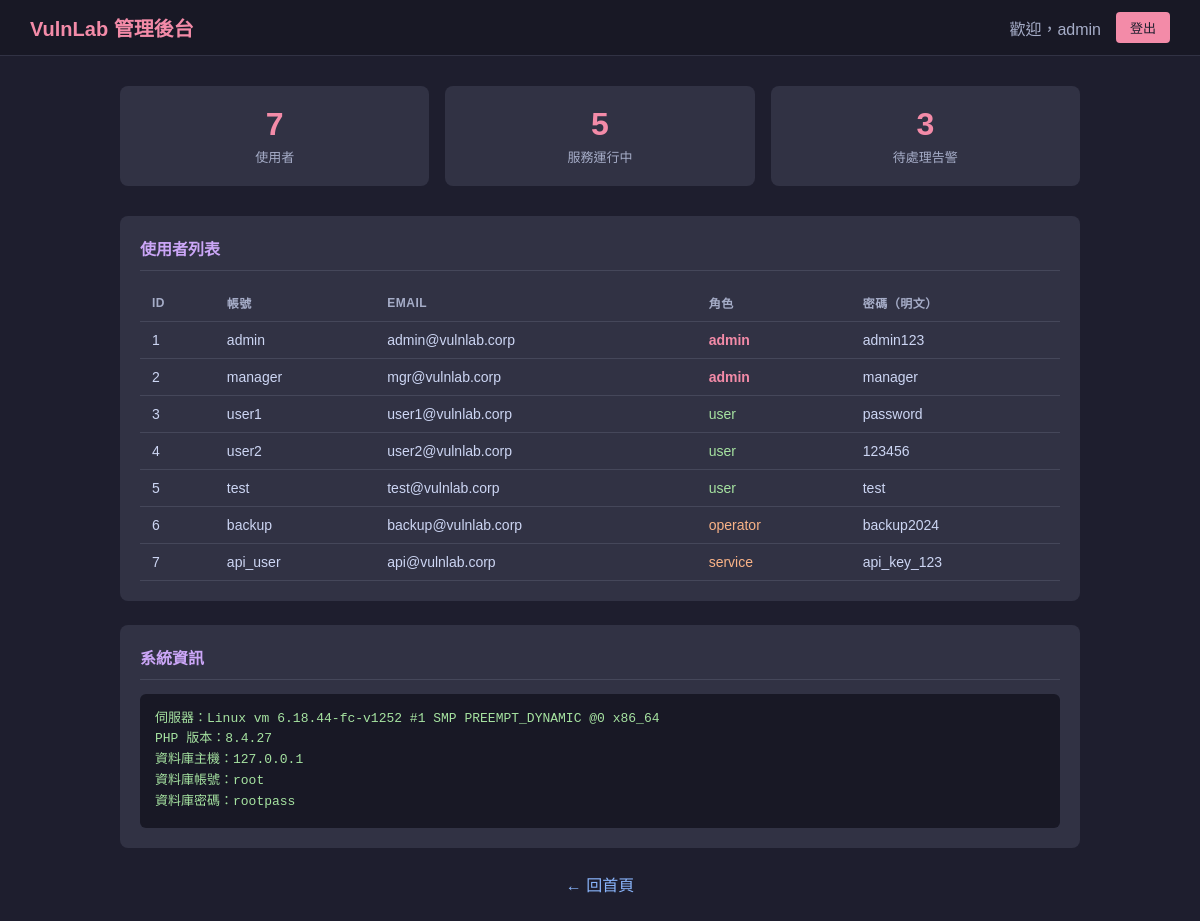
Page /admin/ (signed in) on the committed database.
### tables this page shows
CREATE TABLE IF NOT EXISTS users (
    id INT AUTO_INCREMENT PRIMARY KEY,
    username VARCHAR(50) NOT NULL,
    password VARCHAR(100) NOT NULL,
    email VARCHAR(100),
    role VARCHAR(20) DEFAULT 'user',
    created_at TIMESTAMP DEFAULT CURRENT_TIMESTAMP
);

### web/admin/index.php (the view, shortened to what this page needs)
<?php
$users = [];
$conn = @new mysqli('127.0.0.1', 'root', 'rootpass', 'vulnlab');
if ($conn->connect_error) {
    $db_error = $conn->connect_error;
} else {
    $result = $conn->query("SELECT id, username, email, role, password FROM users ORDER BY id ASC");
    if ($result) {
        while ($row = $result->fetch_assoc()) {
            $users[] = $row;
        }
    }
}
?>
<!DOCTYPE html>
<html lang="zh-TW">
<head>
</head>
<body>
<div class="topbar">
    <h1>VulnLab 管理後台</h1>
    <div class="user-info">
        <span>歡迎，<?php echo htmlspecialchars($_SESSION['username'] ?? '訪客'); ?></span>
        <a href="/admin/?action=logout" class="btn btn-logout">登出</a>
    </div>
</div>
<div class="container">
    <div class="stats">
        <div class="stat-box">
            <div class="num"><?php echo count($users); ?></div>
            <div class="label">使用者</div>
        </div>
        <div class="stat-box">
            <div class="num">5</div>
            <div class="label">服務運行中</div>
        </div>
        <div class="stat-box">
            <div class="num">3</div>
            <div class="label">待處理告警</div>
        </div>
    </div>
    <div class="card">
        <h2>使用者列表</h2>
        <?php if (count($users) > 0): ?>
        <table>
            <thead>
                <tr><th>ID</th><th>帳號</th><th>Email</th><th>角色</th><th>密碼（明文）</th></tr>
            </thead>
            <tbody>
            <?php foreach ($users as $u): ?>
                <?php
                    $role_class = 'role-other';
                    if ($u['role'] === 'admin') $role_class = 'role-admin';
                    elseif ($u['role'] === 'user') $role_class = 'role-user';
                ?>
                <tr>
                    <td><?php echo htmlspecialchars($u['id']); ?></td>
                    <td><?php echo htmlspecialchars($u['username']); ?></td>
                    <td><?php echo htmlspecialchars($u['email']); ?></td>
                    <td class="<?php echo $role_class; ?>"><?php echo htmlspecialchars($u['role']); ?></td>
                    <td><?php echo htmlspecialchars($u['password']); ?></td>
                </tr>
            <?php endforeach; ?>
            </tbody>
        </table>
        <?php else: ?>
            <p style="color:#a6adc8">無使用者資料。</p>
        <?php endif; ?>
    </div>
    <div class="card">
        <h2>系統資訊</h2>
        <pre>
伺服器：<?php echo php_uname(); ?>
PHP 版本：<?php echo phpversion(); ?>
資料庫主機：127.0.0.1
資料庫帳號：root
資料庫密碼：rootpass</pre>
    </div>
    <div class="nav-bottom">
        <a href="/">← 回首頁</a>
    </div>
</div>
</body>
</html>

### web/admin/index.php (style rules this page uses)
body { font-family: Arial, sans-serif; margin: 0; background: #1e1e2e; color: #cdd6f4; }
.topbar { background: #181825; padding: 12px 30px; display: flex; justify-content: space-between; align-items: center; border-bottom: 1px solid #313244; }
.topbar h1 { margin: 0; font-size: 20px; color: #f38ba8; }
.topbar .user-info { display: flex; align-items: center; gap: 15px; }
.topbar .user-info span { color: #a6adc8; }
.btn { padding: 6px 14px; border-radius: 4px; text-decoration: none; font-size: 13px; }
.btn-logout { background: #f38ba8; color: #1e1e2e; }
.container { max-width: 960px; margin: 30px auto; padding: 0 20px; }
.stats { display: flex; gap: 16px; margin-bottom: 30px; }
.stat-box { flex: 1; background: #313244; padding: 20px; border-radius: 8px; text-align: center; }
.stat-box .num { font-size: 32px; font-weight: bold; color: #f38ba8; }
.stat-box .label { color: #a6adc8; margin-top: 4px; font-size: 13px; }
.card { background: #313244; border-radius: 8px; padding: 20px; margin-bottom: 24px; }
.card h2 { margin-top: 0; color: #cba6f7; font-size: 16px; border-bottom: 1px solid #45475a; padding-bottom: 10px; }
table { width: 100%; border-collapse: collapse; }
th, td { padding: 10px 12px; text-align: left; border-bottom: 1px solid #45475a; font-size: 14px; }
th { color: #a6adc8; font-weight: 600; font-size: 12px; text-transform: uppercase; letter-spacing: 0.5px; }
td { color: #cdd6f4; }
.role-admin { color: #f38ba8; font-weight: bold; }
.role-user { color: #a6e3a1; }
.role-other { color: #fab387; }
pre { background: #181825; padding: 15px; border-radius: 6px; font-size: 13px; line-height: 1.6; overflow-x: auto; color: #a6e3a1; margin: 0; }
.nav-bottom { margin-top: 20px; text-align: center; }
.nav-bottom a { color: #89b4fa; text-decoration: none; }

### rows in the picture
users: id "1", username "admin", email "admin@vulnlab.corp", role "admin", password "admin123"
users: id "2", username "manager", email "mgr@vulnlab.corp", role "admin", password "manager"
users: id "3", username "user1", email "user1@vulnlab.corp", role "user", password "password"
users: id "4", username "user2", email "user2@vulnlab.corp", role "user", password "123456"
users: id "5", username "test", email "test@vulnlab.corp", role "user", password "test"
users: id "6", username "backup", email "backup@vulnlab.corp", role "operator", password "backup2024"
users: id "7", username "api_user", email "api@vulnlab.corp", role "service", password "api_key_123"

### other values in the picture
$_SESSION['username'] "admin"
count($users) "7"
php_uname() "Linux vm 6.18.44-fc-v1252 #1 SMP PREEMPT_DYNAMIC @0 x86_64"
phpversion() "8.4.27"
